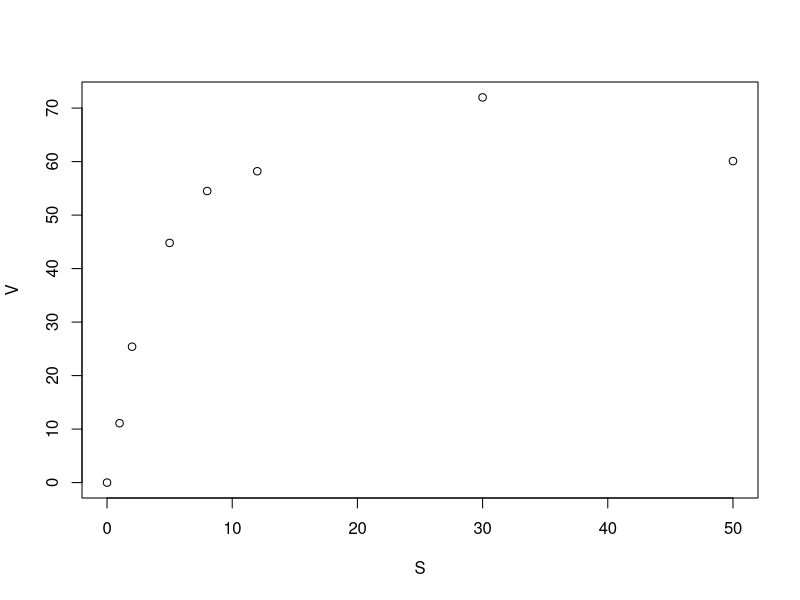
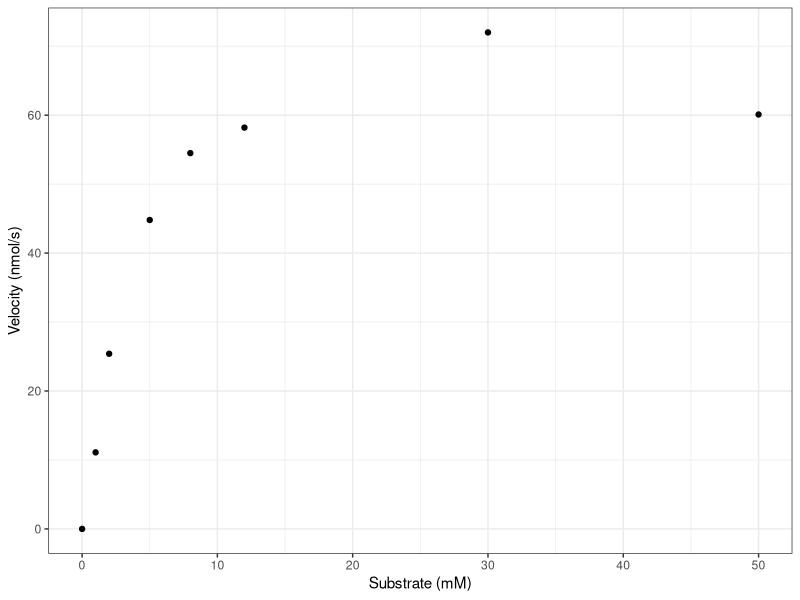

Here is the R script that generated these plots, in order:


####Michaelis Menten attempt number 2 
S <- c(0,1,2,5,8,12,30,50)
V <- c(0,11.1,25.4,44.8,54.5,58.2,72.0,60.1)


mich.ment <-function (S,V) {endata <-data.frame(S,V)
  enplot<-plot(endata) 
  return(enplot)}

mich.ment(S,V)


####Michaelis Menten with ggplot

Line <- TRUE                                  ###defining labels for the axes so that the rest of the functions will just refer to this
Xlab <- "Substrate (mM)"  
Ylab <- "Velocity (nmol/s)"


mich.ment2 <-function (S,V) {
  library(ggplot2) 
  endata <-data.frame(S,V)
enplot<-ggplot(endata, aes (x = S, y = V))+ geom_point() + 
  xlab(Xlab) +
  ylab(Ylab) +
  theme_bw() 
return(enplot)}

mich.ment2(S,V)

####

